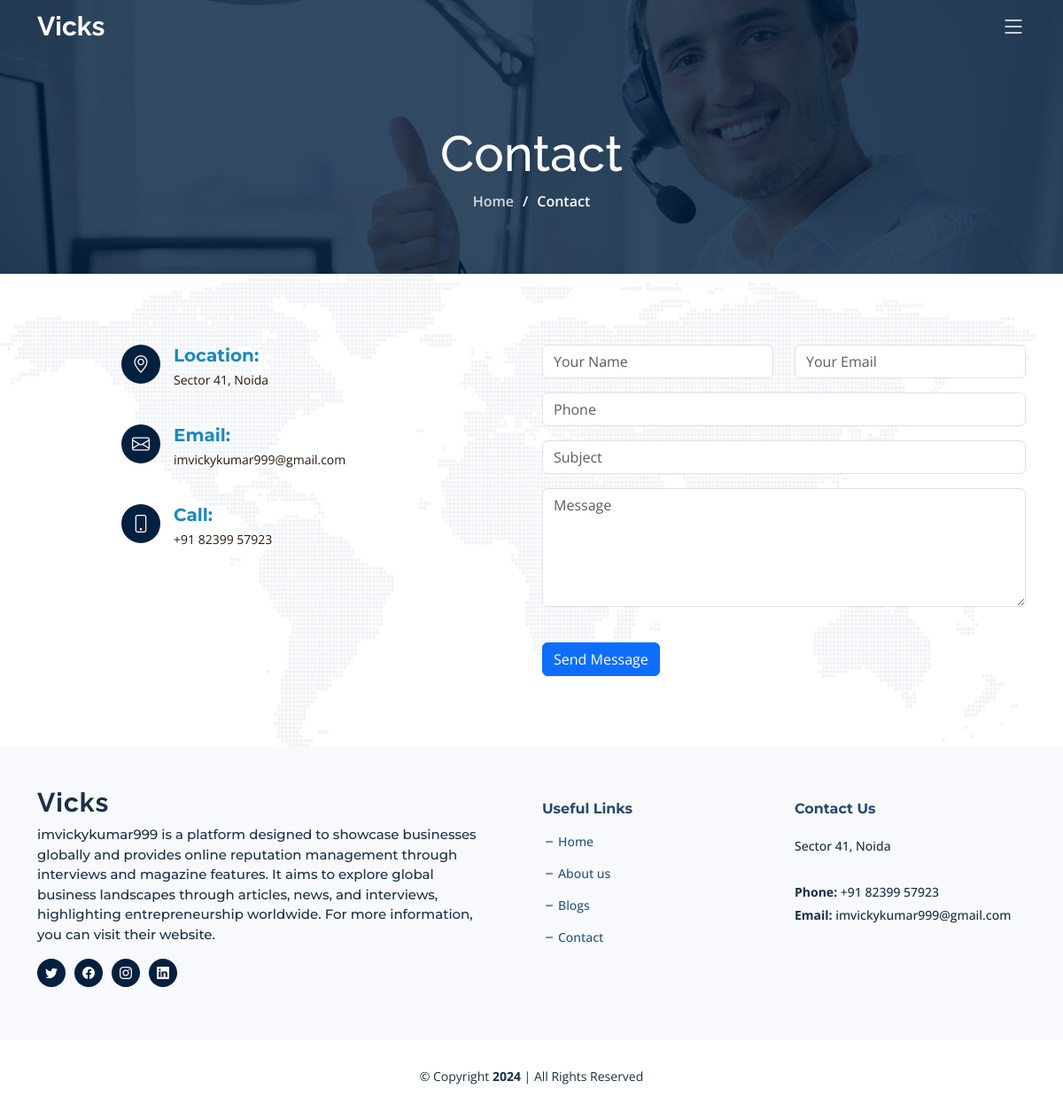
Page /contact/ on the committed database.
### blog/models.py (models this page shows, shortened)
class StaticContentContact(models.Model):
    location = models.CharField(max_length=255)
    email = models.EmailField(max_length=255)
    call = models.CharField(max_length=255)

class Footer(models.Model):
    call = models.CharField(max_length=255, default="")
    base_content = models.TextField(default="")
    location = models.CharField(max_length=255, default="")
    email = models.EmailField(max_length=255, default="")
    twitter_url = models.URLField(max_length=255, default="")
    facebook_url = models.URLField(max_length=255, default="")
    instagram_url = models.URLField(max_length=255, default="")
    linkedin_url = models.URLField(max_length=255, default="")

### blog/views.py (the view)
# urls.py: path('contact/', blog_views.contact, name='contact'),
def contact(request):
    success_message = None
    if request.method == 'POST':
        form = ContactForm(request.POST)
        if form.is_valid():
            ContactQueries.objects.create(
                name=form.cleaned_data['name'],
                mailid=form.cleaned_data['mailid'],
                phone=form.cleaned_data['phone'],
                subject=form.cleaned_data['subject'],
                message=form.cleaned_data['message']
            )
            success_message = "Your message has been sent. Thank you!"
        else:
            success_message = "reCAPTCHA Failed!"
    else:
        form = ContactForm()
    try:
        seo_meta = SEOmeta.objects.get(page_name='contact')
    except SEOmeta.DoesNotExist:
        seo_meta = None
    static_content = StaticContentContact.objects.first()
    footer = Footer.objects.first()
    active_contact = 'active'
    return render(request, 'contact.html', {
        'form': form,
        'success_message': success_message,
        'seo_meta': seo_meta,
        'static_content': static_content,
        'footer': footer,
        'active_contact': active_contact,
    })

### blog/forms.py
class ContactForm(forms.Form):
    name = forms.CharField(max_length=255)
    mailid = forms.EmailField(label='Email')
    phone = forms.CharField(max_length=20)
    subject = forms.CharField(max_length=255)
    message = forms.CharField(widget=forms.Textarea)
    captcha = ReCaptchaField(widget=ReCaptchaV2Checkbox)

### blog/templates/contact.html (shortened to what this page needs)
{% extends "base.html" %}
{% load static %}
{% block content %}
<div class="breadcrumbs d-flex align-items-center" style="background-image: url('{% static 'assets/img/contact-header.jpg' %}');">
  <div class="container position-relative d-flex flex-column align-items-center">
    <h2>Contact</h2>
    <ol>
      <li><a href="/">Home</a></li>
      <li>Contact</li>
    </ol>
  </div>
</div>
<section id="contact" class="contact">
  <div class="container position-relative" data-aos="fade-up">
    <div class="row gy-4 d-flex justify-content-end">
      <div class="col-lg-5" data-aos="fade-up" data-aos-delay="100">
        <div class="info-item d-flex">
          <i class="bi bi-geo-alt flex-shrink-0"></i>
          <div>
            <h4>Location:</h4>
            <p>{{static_content.location}}</p>
          </div>
        </div>
        <div class="info-item d-flex">
          <i class="bi bi-envelope flex-shrink-0"></i>
          <div>
            <h4>Email:</h4>
            <p>{{static_content.email}}</p>
          </div>
        </div>
        <div class="info-item d-flex">
          <i class="bi bi-phone flex-shrink-0"></i>
          <div>
            <h4>Call:</h4>
            <p>{{static_content.call}}</p>
          </div>
        </div>
      </div>
      <div class="col-lg-6" data-aos="fade-up" data-aos-delay="250">
        <form action="{% url 'contact' %}" method="post" >
          <div class="row">
            <div class="col-md-6 form-group">
              <input type="text" name="name" class="form-control" id="name" placeholder="Your Name" required>
            </div>
            <div class="col-md-6 form-group mt-3 mt-md-0">
              <input type="email" class="form-control" name="mailid" id="mailid" placeholder="Your Email" required>
            </div>
          </div>
          <div class="form-group mt-3">
            <input type="tel" class="form-control" name="phone" id="phone" placeholder="Phone" pattern="[0-9]*" inputmode="numeric" required>
          </div>
          <div class="form-group mt-3">
            <input type="text" class="form-control" name="subject" id="subject" placeholder="Subject" required>
          </div>
          <div class="form-group mt-3">
            <textarea class="form-control" name="message" rows="5" placeholder="Message" required></textarea>
          </div>
           <br>
          <div class="text-right"><button type="submit" class="btn btn-primary">Send Message</button></div>
        </form>
      </div>
    </div>
  </div>
</section>
{% endblock %}

### blog/templates/base.html (shortened to what this page needs)
{% load static %}
<!DOCTYPE html>
<html lang="en">
<head>
  <link href="{% static 'assets/vendor/bootstrap/css/bootstrap.min.css' %}" rel="stylesheet">
  <link href="{% static 'assets/vendor/bootstrap-icons/bootstrap-icons.css' %}" rel="stylesheet">
  <link href="{% static 'assets/vendor/aos/aos.css' %}" rel="stylesheet">
  <link href="{% static 'assets/vendor/glightbox/css/glightbox.min.css' %}" rel="stylesheet">
  <link href="{% static 'assets/vendor/swiper/swiper-bundle.min.css' %}" rel="stylesheet">
  <link href="{% static 'assets/vendor/remixicon/remixicon.css' %}" rel="stylesheet">
  <link href="{% static 'assets/css/main.css' %}" rel="stylesheet">
  <link rel="stylesheet" href="https://cdnjs.cloudflare.com/ajax/libs/font-awesome/5.15.3/css/all.min.css">
</head>
<body>
  <header id="header" class="header d-flex align-items-center fixed-top">
    <div class="container-fluid container-xl d-flex align-items-center justify-content-between">
      <a href="/" class="logo d-flex align-items-center">
        <h1 class="d-flex align-items-center">Vicks</h1>
      </a>
      <i class="mobile-nav-toggle mobile-nav-show bi bi-list"></i>
    </div>
  </header>
  <main id="main">
    {% block content %}{% endblock %}
  </main>
  <footer id="footer" class="footer">
    <div class="footer-content">
      <div class="container">
        <div class="row gy-4">
          <div class="col-lg-6 col-md-12 footer-info pe-5">
            <a href="/" class="logo d-flex align-items-center">
              <span>Vicks</span>
            </a>
            <p>{{footer.base_content}}</p>
            <div class="social-links d-flex mt-3">
              <a href="{{ footer.twitter_url }}" class="twitter" target="_blank"><i class="bi bi-twitter"></i></a>
              <a href="{{ footer.facebook_url }}" class="facebook" target="_blank"><i class="bi bi-facebook"></i></a>
              <a href="{{ footer.instagram_url }}" class="instagram" target="_blank"><i class="bi bi-instagram"></i></a>
              <a href="{{ footer.linkedin_url }}" class="linkedin" target="_blank"><i class="bi bi-linkedin"></i></a>
            </div>
          </div>
          <div class="col-lg-3 col-6 footer-links">
            <h4>Useful Links</h4>
            <ul>
              <li><i class="bi bi-dash"></i> <a href="/">Home</a></li>
              <li><i class="bi bi-dash"></i> <a href="/about/">About us</a></li>
              <li><i class="bi bi-dash"></i> <a href="/blogs/">Blogs</a></li>
              <li><i class="bi bi-dash"></i> <a href="/contact/">Contact</a></li>
            </ul>
          </div>
          <div class="col-lg-3 col-md-12 footer-contact text-center text-md-start">
            <h4>Contact Us</h4>
            <p> {{footer.location}} <br><br>
              <strong>Phone:</strong> {{footer.call}} <br>
              <strong>Email:</strong> {{footer.email}} <br>
            </p>
          </div>
        </div>
      </div>
    </div>
    <div class="footer-legal">
      <div class="container">
        <div class="copyright">
          &copy; Copyright <strong><span id="current-year"></span></strong> | All Rights Reserved
        </div>
      </div>
    </div>
  </footer>
</body>
</html>

### rows in the picture
StaticContentContact: location "Sector 41, Noida", email "imvickykumar999@gmail.com", call "+91 82399 57923"
Footer: base_content "imvickykumar999 is a platform designed to showcase businesses globally and provides online reputation management through interviews and magazine features. It aims to explore global business landscapes through articles, news, and interviews, highlighting entrepreneurship worldwide. For more information, you can visit their website.", location "Sector 41, Noida", call "+91 82399 57923", email "imvickykumar999@gmail.com"
